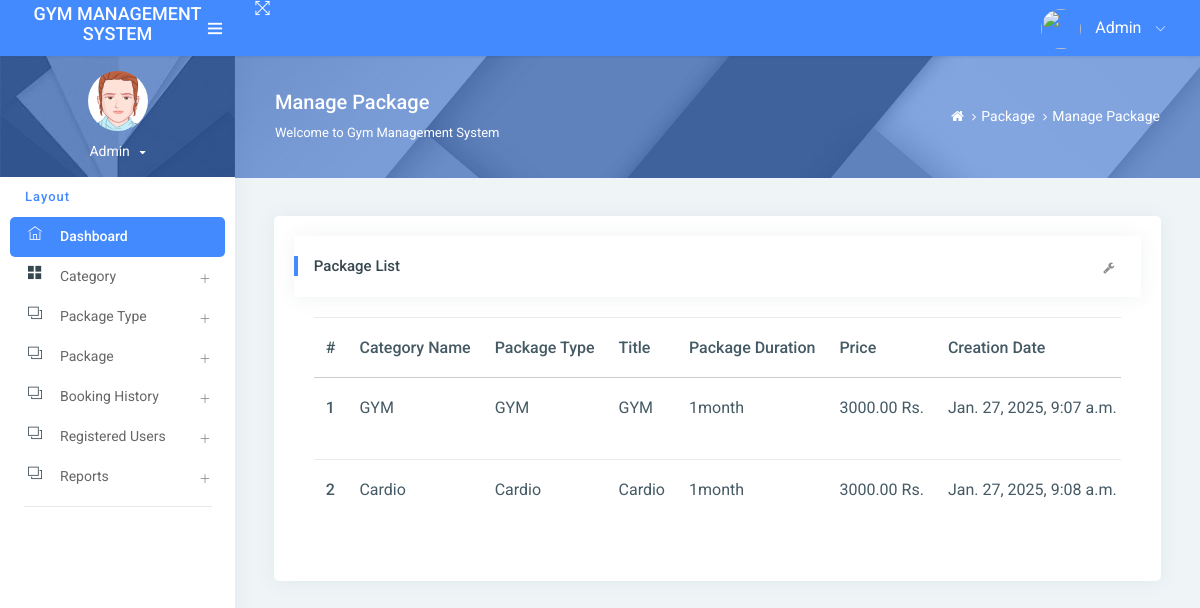
The page /managePackage/ on the database its author committed.
### app/models.py (models this page shows, shortened)
class Package(models.Model):
    category = models.ForeignKey(Category, on_delete=models.CASCADE, null=True)
    packagename = models.ForeignKey(Packagetype, on_delete=models.CASCADE, null=True)
    titlename = models.CharField(max_length=200, null=True)
    packageduration = models.CharField(max_length=50, null=True)
    price = models.DecimalField(max_digits=10, decimal_places=2, null=True)
    description = models.TextField(null=True)
    creationdate = models.DateTimeField(auto_now_add=True)

class Category(models.Model):
    categoryname = models.CharField(max_length=200, null=True)
    status = models.CharField(max_length=300, null=True)
    creationdate = models.DateTimeField(auto_now_add=True)

class Packagetype(models.Model):
    category = models.ForeignKey(Category, on_delete=models.CASCADE, null=True)
    packagename = models.CharField(max_length=200, null=True)
    creationdate = models.DateTimeField(auto_now_add=True)
    def __str__(self):
        return self.packagename

### app/views.py (the view)
# urls.py: path('managePackage/', managePackage, name='managePackage'),
def managePackage(request):
    package = Package.objects.all()
    return render(request, 'admin/managePackage.html',locals())

### templates/admin/managePackage.html (shortened to what this page needs)
{% extends 'admin_base.html' %}
{% load static %}
{% block main %}
<div class="page-header">
    <div class="page-block">
        <div class="row align-items-center">
            <div class="col-md-8">
                <div class="page-header-title">
                    <h5 class="m-b-10">Manage Package</h5>
                    <p class="m-b-0">Welcome to Gym Management System</p>
                </div>
            </div>
            <div class="col-md-4">
                <ul class="breadcrumb-title">
                    <li class="breadcrumb-item">
                        <a href="{% url 'admin_home' %}"> <i class="fa fa-home"></i> </a>
                    </li>
                    <li class="breadcrumb-item"><a href="">Package</a>
                    </li>
                    <li class="breadcrumb-item"><a href="">Manage Package</a>
                    </li>
                </ul>
            </div>
        </div>
    </div>
</div>
<div class="pcoded-inner-content">
    <div class="main-body">
        <div class="page-wrapper">
            <div class="page-body">
                <div class="row">
                    <div class="col-md-12">
                        <div class="card">
                            <div class="card-block">
                                <div class="card-header">
                                    <h5>Package List</h5>
                                    <div class="card-header-right">
                                        <ul class="list-unstyled card-option">
                                            <li><i class="fa fa fa-wrench open-card-option"></i></li>
                                        </ul>
                                    </div>
                                </div>
                                <div class="card-block table-border-style">
                                    <div class="table-responsive">
                                        <table class="table">
                                            <thead>
                                            <tr>
                                                <th>#</th>
                                                <th>Category Name</th>
                                                <th>Package Type</th>
                                                <th>Title</th>
                                                <th>Package Duration</th>
                                                <th>Price</th>
                                                <th>Creation Date</th>
                                            </tr>
                                            </thead>
                                            <tbody>
                                            {% for i in package %}
                                            <tr>
                                                <th scope="row">{{forloop.counter}}</th>
                                                <td>{{i.category.categoryname}}</td>
                                                <td>{{i.packagename}}</td>
                                                 <td>{{i.titlename}}</td>
                                                <td>{{i.packageduration}}</td>
                                                <td>{{i.price}} Rs.</td>
                                                <td>{{i.creationdate}}</td>
                                            </tr>
                                            {% endfor %}
                                            </tbody>
                                        </table>
                                    </div>
                                </div>
                            </div>
                        </div>
                    </div>
                </div>
            </div>
        </div>
    </div>
</div>
{% endblock %}

### rows shown on the page
Package: category.categoryname "GYM", packagename "GYM", titlename "GYM", packageduration "1month", price "3000.00", creationdate "Jan. 27, 2025, 9:07 a.m."
Package: category.categoryname "Cardio", packagename "Cardio", titlename "Cardio", packageduration "1month", price "3000.00", creationdate "Jan. 27, 2025, 9:08 a.m."
